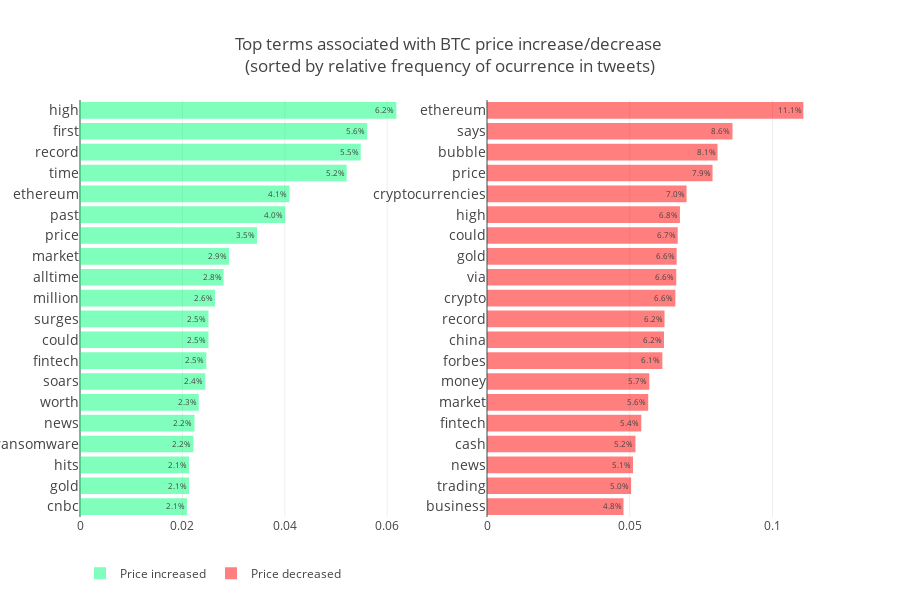

Notebook cell for this chart:
### Code cell
# Make a chart with top words associated with UP and DOWN

df1 = freq_up[:20].sort_values("prob",ascending=True)
df2 = freq_down[:20].sort_values("prob",ascending=True)
x = "prob"
y = "token"
text = x

trace1 = go.Bar(
            x=df1[x],
            y=df1[y],
            text= (df1[text]*100).round(1).astype("str")+"%",
            textposition = 'inside',
            marker=dict(
                color='rgba(0,255,120,0.5)',
            ),
            orientation = 'h',
            name = "Price increased"
        )
trace2 = go.Bar(
            x=df2[x],
            y=df2[y],
            text=(df2[text]*100).round(1).astype("str")+"%",
            textposition = 'inside',
            marker=dict(
                color='rgba(255,0,0,0.5)',
            ),
            orientation = 'h',
            name = "Price decreased"
        )

fig = tools.make_subplots(rows=1, cols=2)

fig.append_trace(trace1, 1, 1)
fig.append_trace(trace2, 1, 2)

fig['layout'].update(height=600, width=900, title='Top terms associated with BTC price increase/decrease \
<br>(sorted by relative frequency of ocurrence in tweets)',
                     legend=dict(orientation="h"))
fig['layout']["yaxis1"].update(tickfont=dict(size=14))
fig['layout']["yaxis2"].update(tickfont=dict(size=14))

iplot(fig, filename='simple-subplot')

### Figure 1 — Plotly figure (JSON) as saved in the notebook; plotly's stock layout.template omitted (floating-point values rounded to 4 significant figures)
{"data": [{"marker": {"color": "rgba(0,255,120,0.5)"}, "name": "Price increased", "orientation": "h", "text": ["2.1%", "2.1%", "2.1%", "2.2%", "2.2%", "2.3%", "2.4%", "2.5%", "2.5%", "2.5%", "2.6%", "2.8%", "2.9%", "3.5%", "4.0%", "4.1%", "5.2%", "5.5%", "5.6%", "6.2%"], "textposition": "inside", "type": "bar", "x": [0.02088, 0.0213, 0.0213, 0.02214, 0.02235, 0.0232, 0.02446, 0.02467, 0.02509, 0.02509, 0.02636, 0.02805, 0.0291, 0.03458, 0.04007, 0.04091, 0.05209, 0.05483, 0.05609, 0.06179], "xaxis": "x1", "y": ["cnbc", "gold", "hits", "ransomware", "news", "worth", "soars", "fintech", "could", "surges", "million", "alltime", "market", "price", "past", "ethereum", "time", "record", "first", "high"], "yaxis": "y1"}, {"marker": {"color": "rgba(255,0,0,0.5)"}, "name": "Price decreased", "orientation": "h", "text": ["4.8%", "5.0%", "5.1%", "5.2%", "5.4%", "5.6%", "5.7%", "6.1%", "6.2%", "6.2%", "6.6%", "6.6%", "6.6%", "6.7%", "6.8%", "7.0%", "7.9%", "8.1%", "8.6%", "11.1%"], "textposition": "inside", "type": "bar", "x": [0.04783, 0.05048, 0.05115, 0.05201, 0.05405, 0.05648, 0.05686, 0.06143, 0.062, 0.06219, 0.06599, 0.06631, 0.06643, 0.06682, 0.06758, 0.06991, 0.07901, 0.08076, 0.086, 0.1108], "xaxis": "x2", "y": ["business", "trading", "news", "cash", "fintech", "market", "money", "forbes", "china", "record", "crypto", "via", "gold", "could", "high", "cryptocurrencies", "price", "bubble", "says", "ethereum"], "yaxis": "y2"}], "layout": {"height": 600, "legend": {"orientation": "h"}, "title": "Top terms associated with BTC price increase/decrease <br>(sorted by relative frequency of ocurrence in tweets)", "width": 900, "xaxis1": {"anchor": "y1", "domain": [0, 0.45]}, "xaxis2": {"anchor": "y2", "domain": [0.55, 1]}, "yaxis1": {"anchor": "x1", "domain": [0, 1], "tickfont": {"size": 14}}, "yaxis2": {"anchor": "x2", "domain": [0, 1], "tickfont": {"size": 14}}}}
